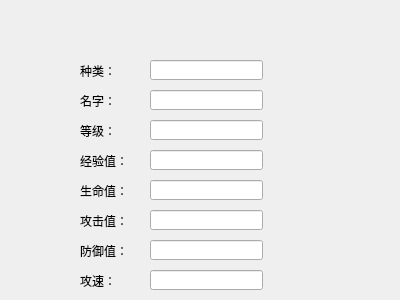
<?xml version="1.0" encoding="UTF-8"?>
<ui version="4.0">
 <class>Form</class>
 <widget class="QWidget" name="Form">
  <property name="geometry">
   <rect>
    <x>0</x>
    <y>0</y>
    <width>400</width>
    <height>300</height>
   </rect>
  </property>
  <property name="windowTitle">
   <string>Form</string>
  </property>
  <widget class="QLabel" name="ui3_label_7">
   <property name="geometry">
    <rect>
     <x>80</x>
     <y>150</y>
     <width>51</width>
     <height>21</height>
    </rect>
   </property>
   <property name="text">
    <string>经验值：</string>
   </property>
  </widget>
  <widget class="QLineEdit" name="ui3_name">
   <property name="geometry">
    <rect>
     <x>150</x>
     <y>90</y>
     <width>113</width>
     <height>20</height>
    </rect>
   </property>
  </widget>
  <widget class="QLineEdit" name="ui3_level">
   <property name="geometry">
    <rect>
     <x>150</x>
     <y>120</y>
     <width>113</width>
     <height>20</height>
    </rect>
   </property>
  </widget>
  <widget class="QLineEdit" name="ui3_DEF">
   <property name="geometry">
    <rect>
     <x>150</x>
     <y>240</y>
     <width>113</width>
     <height>20</height>
    </rect>
   </property>
   <property name="text">
    <string/>
   </property>
  </widget>
  <widget class="QLineEdit" name="ui3_ATK">
   <property name="geometry">
    <rect>
     <x>150</x>
     <y>210</y>
     <width>113</width>
     <height>20</height>
    </rect>
   </property>
  </widget>
  <widget class="QLabel" name="ui3_label_10">
   <property name="geometry">
    <rect>
     <x>80</x>
     <y>270</y>
     <width>71</width>
     <height>21</height>
    </rect>
   </property>
   <property name="text">
    <string>攻速：</string>
   </property>
  </widget>
  <widget class="QLabel" name="ui3_label_4">
   <property name="geometry">
    <rect>
     <x>80</x>
     <y>120</y>
     <width>51</width>
     <height>21</height>
    </rect>
   </property>
   <property name="text">
    <string>等级：</string>
   </property>
  </widget>
  <widget class="QLineEdit" name="ui3_type">
   <property name="geometry">
    <rect>
     <x>150</x>
     <y>60</y>
     <width>113</width>
     <height>20</height>
    </rect>
   </property>
  </widget>
  <widget class="QLabel" name="ui3_label_2">
   <property name="geometry">
    <rect>
     <x>80</x>
     <y>210</y>
     <width>51</width>
     <height>21</height>
    </rect>
   </property>
   <property name="text">
    <string>攻击值：</string>
   </property>
  </widget>
  <widget class="QLabel" name="ui3_label_6">
   <property name="geometry">
    <rect>
     <x>80</x>
     <y>240</y>
     <width>71</width>
     <height>21</height>
    </rect>
   </property>
   <property name="text">
    <string>防御值：</string>
   </property>
  </widget>
  <widget class="QLineEdit" name="ui3_HP">
   <property name="geometry">
    <rect>
     <x>150</x>
     <y>180</y>
     <width>113</width>
     <height>20</height>
    </rect>
   </property>
  </widget>
  <widget class="QLabel" name="ui3_label_9">
   <property name="geometry">
    <rect>
     <x>80</x>
     <y>90</y>
     <width>51</width>
     <height>21</height>
    </rect>
   </property>
   <property name="text">
    <string>名字：</string>
   </property>
  </widget>
  <widget class="QLineEdit" name="ui3_SPD">
   <property name="geometry">
    <rect>
     <x>150</x>
     <y>270</y>
     <width>113</width>
     <height>20</height>
    </rect>
   </property>
  </widget>
  <widget class="QLabel" name="ui3_label">
   <property name="geometry">
    <rect>
     <x>80</x>
     <y>180</y>
     <width>51</width>
     <height>21</height>
    </rect>
   </property>
   <property name="text">
    <string>生命值：</string>
   </property>
  </widget>
  <widget class="QLineEdit" name="ui3_EXP">
   <property name="geometry">
    <rect>
     <x>150</x>
     <y>150</y>
     <width>113</width>
     <height>20</height>
    </rect>
   </property>
  </widget>
  <widget class="QLabel" name="ui3_label_8">
   <property name="geometry">
    <rect>
     <x>80</x>
     <y>60</y>
     <width>51</width>
     <height>21</height>
    </rect>
   </property>
   <property name="text">
    <string>种类：</string>
   </property>
  </widget>
 </widget>
 <resources/>
 <connections/>
</ui>
